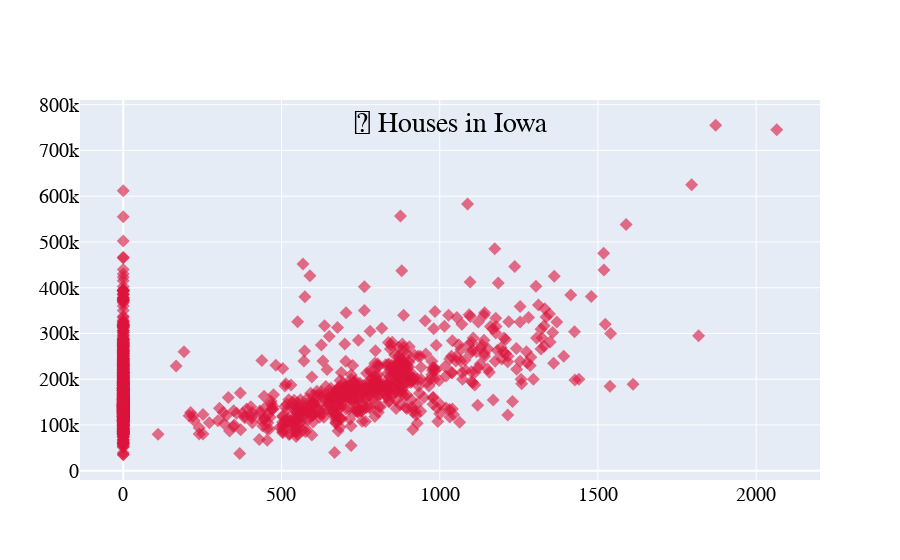
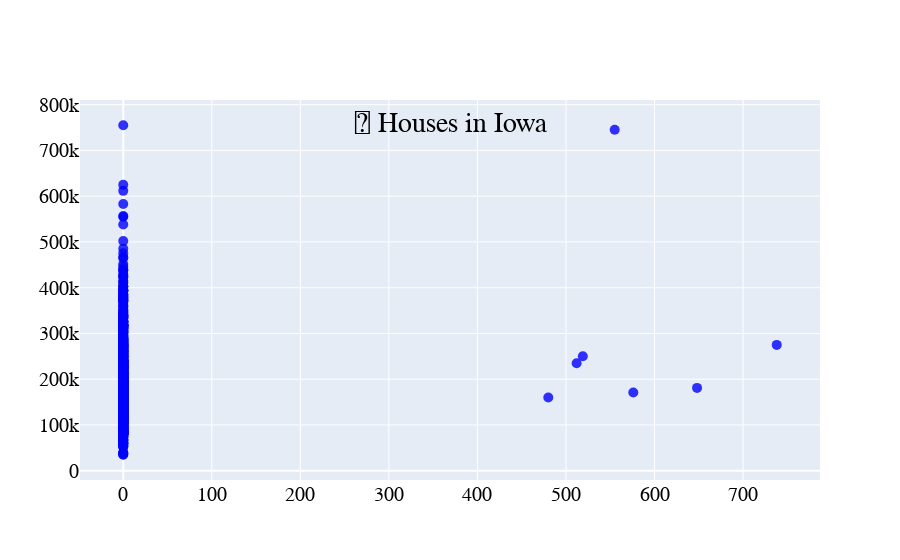
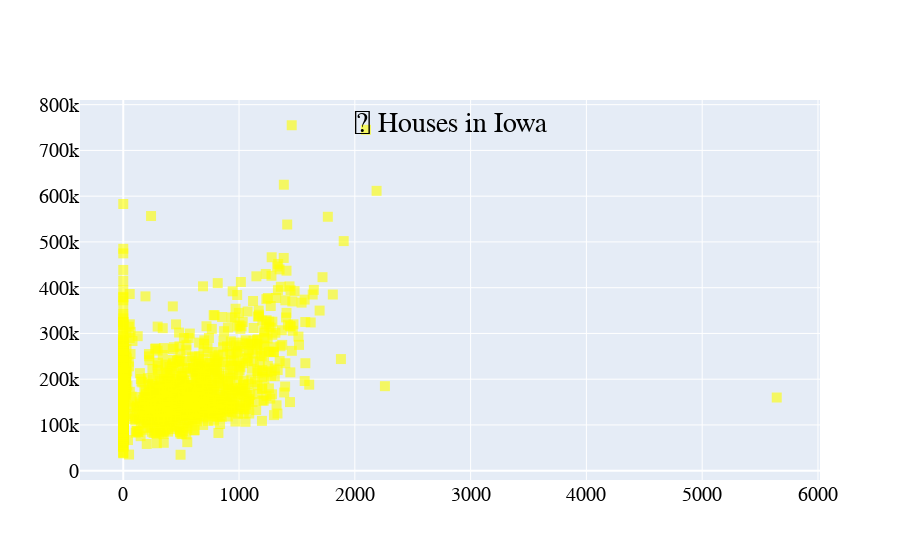
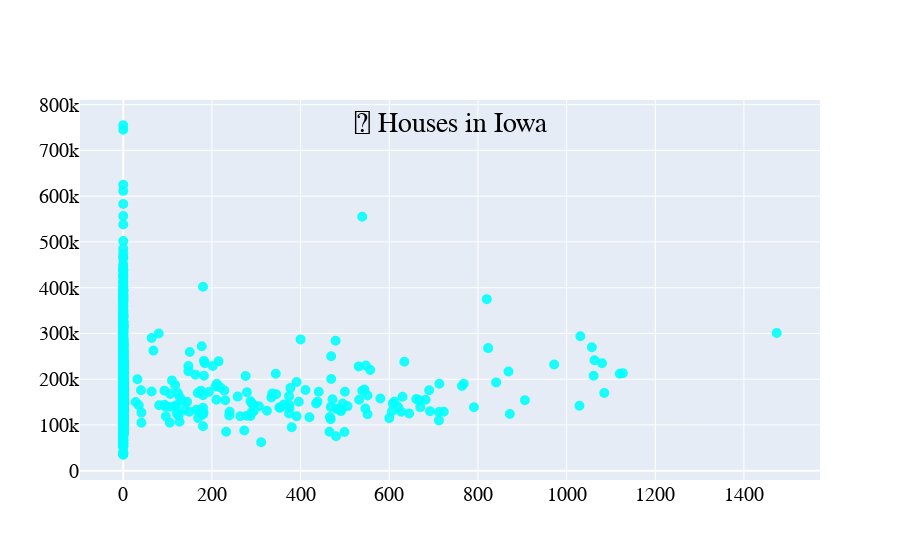

The notebook cell these images were saved under, in order:
### Markdown cell above
<h3>Extract the values from the dataframe</h3>

### Code cell
#Extracting the values from the data frame to numpy arrays
#Important you only need 5 of the columns list values not all
MSSubClass_train_list = train_data_final['MSSubClass'].values
MSSubClass_train_list = MSSubClass_train_list.reshape((train_data_final['MSSubClass'].values).shape[0],1)
LotArea_train_list = train_data_final['LotArea'].values
LotArea_train_list = LotArea_train_list.reshape((train_data_final['LotArea'].values).shape[0],1)
OverallQual_train_list = train_data_final['OverallQual'].values
OverallQual_train_list = OverallQual_train_list.reshape((train_data_final['OverallQual'].values).shape[0],1)
OverallCond_train_list = train_data_final['OverallCond'].values
OverallCond_train_list = OverallCond_train_list.reshape((train_data_final['OverallCond'].values).shape[0],1)
YearBuilt_train_list = train_data_final['YearBuilt'].values
YearBuilt_train_list = YearBuilt_train_list.reshape((train_data_final['YearBuilt'].values).shape[0],1)
YearRemodAdd_train_list = train_data_final['YearRemodAdd'].values
YearRemodAdd_train_list = YearRemodAdd_train_list.reshape((train_data_final['YearRemodAdd'].values).shape[0],1)
BsmtFinSF1_train_list = train_data_final['BsmtFinSF1'].values
BsmtFinSF1_train_list = BsmtFinSF1_train_list.reshape((train_data_final['BsmtFinSF1'].values).shape[0],1)
BsmtFinSF2_train_list = train_data_final['BsmtFinSF2'].values
BsmtFinSF2_train_list = BsmtFinSF2_train_list.reshape((train_data_final['BsmtFinSF2'].values).shape[0],1)
BsmtUnfSF_train_list = train_data_final['BsmtUnfSF'].values
BsmtUnfSF_train_list =  BsmtUnfSF_train_list.reshape((train_data_final['BsmtUnfSF'].values).shape[0],1)
TotalBsmtSF_train_list = train_data_final['TotalBsmtSF'].values
TotalBsmtSF_train_list = TotalBsmtSF_train_list.reshape((train_data_final['TotalBsmtSF'].values).shape[0],1)
FirstFlrSF_train_list = train_data_final['1stFlrSF'].values
FirstFlrSF_train_list = FirstFlrSF_train_list.reshape((train_data_final['1stFlrSF'].values).shape[0],1)
SecondFlrSF_train_list = train_data_final['2ndFlrSF'].values
SecondFlrSF_train_list = SecondFlrSF_train_list.reshape((train_data_final['2ndFlrSF'].values).shape[0],1)
LowQualFinSF_train_list = train_data_final['LowQualFinSF'].values
LowQualFinSF_train_list = LowQualFinSF_train_list.reshape((train_data_final['LowQualFinSF'].values).shape[0],1)
GrLivArea_train_list = train_data_final['GrLivArea'].values
GrLivArea_train_list = GrLivArea_train_list.reshape((train_data_final['GrLivArea'].values).shape[0],1)
BsmtFullBath_train_list = train_data_final['BsmtFullBath'].values
BsmtFullBath_train_list = BsmtFullBath_train_list.reshape((train_data_final['BsmtFullBath'].values).shape[0],1)
BsmtHalfBath_train_list = train_data_final['BsmtHalfBath'].values
BsmtHalfBath_train_list = BsmtHalfBath_train_list.reshape((train_data_final['BsmtHalfBath'].values).shape[0],1)
FullBath_train_list = train_data_final['FullBath'].values
FullBath_train_list = FullBath_train_list.reshape((train_data_final['FullBath'].values).shape[0],1)
HalfBath_train_list = train_data_final['HalfBath'].values
HalfBath_train_list = HalfBath_train_list.reshape((train_data_final['HalfBath'].values).shape[0],1)
BedroomAbvGr_train_list = train_data_final['BedroomAbvGr'].values
BedroomAbvGr_train_list = BedroomAbvGr_train_list.reshape((train_data_final['BedroomAbvGr'].values).shape[0],1)
KitchenAbvGr_train_list = train_data_final['KitchenAbvGr'].values
KitchenAbvGr_train_list = KitchenAbvGr_train_list.reshape((train_data_final['KitchenAbvGr'].values).shape[0],1)
TotRmsAbvGrd_train_list = train_data_final['TotRmsAbvGrd'].values
TotRmsAbvGrd_train_list = TotRmsAbvGrd_train_list.reshape((train_data_final['TotRmsAbvGrd'].values).shape[0],1)
Fireplaces_train_list = train_data_final['Fireplaces'].values
Fireplaces_train_list = Fireplaces_train_list.reshape((train_data_final['Fireplaces'].values).shape[0],1)
GarageCars_train_list = train_data_final['GarageCars'].values
GarageCars_train_list = GarageCars_train_list.reshape((train_data_final['GarageCars'].values).shape[0],1)
GarageArea_train_list = train_data_final['GarageArea'].values
GarageArea_train_list = GarageArea_train_list.reshape((train_data_final['GarageArea'].values).shape[0],1)
WoodDeckSF_train_list = train_data_final['WoodDeckSF'].values
WoodDeckSF_train_list = WoodDeckSF_train_list.reshape((train_data_final['WoodDeckSF'].values).shape[0],1)
OpenPorchSF_train_list = train_data_final['OpenPorchSF'].values
OpenPorchSF_train_list = OpenPorchSF_train_list.reshape((train_data_final['OpenPorchSF'].values).shape[0],1)
EnclosedPorch_train_list = train_data_final['EnclosedPorch'].values
EnclosedPorch_train_list = EnclosedPorch_train_list.reshape((train_data_final['EnclosedPorch'].values).shape[0],1)
ThirdSsnPorch_train_list = train_data_final['3SsnPorch'].values
ThirdSsnPorch_train_list = ThirdSsnPorch_train_list.reshape((train_data_final['3SsnPorch'].values).shape[0],1)
ScreenPorch_train_list = train_data_final['ScreenPorch'].values
ScreenPorch_train_list = ScreenPorch_train_list.reshape((train_data_final['ScreenPorch'].values).shape[0],1)
PoolArea_train_list = train_data_final['PoolArea'].values
PoolArea_train_list = PoolArea_train_list.reshape((train_data_final['PoolArea'].values).shape[0],1)
MiscVal_train_list = train_data_final['MiscVal'].values
MiscVal_train_list = MiscVal_train_list.reshape((train_data_final['MiscVal'].values).shape[0],1)
MoSold_train_list = train_data_final['MoSold'].values
MoSold_train_list = MoSold_train_list.reshape((train_data_final['MoSold'].values).shape[0],1)
YrSold_train_list = train_data_final['YrSold'].values
YrSold_train_list = YrSold_train_list.reshape((train_data_final['YrSold'].values).shape[0],1)
SalePrice_train_list = train_data_final['SalePrice'].values
SalePrice_train_list = SalePrice_train_list.reshape((train_data_final['SalePrice'].values).shape[0],1)

#Ploting the data in 2D scatters 2nd floor & Price
fig1 = go.Figure(data=[go.Scatter(x=list(SecondFlrSF_train_list[:,0]), y=list(SalePrice_train_list[:,0]),marker =dict(size=10, color= 'crimson', opacity= 0.6, symbol = 'diamond'),mode = 'markers')])
fig1.update_layout(
    title = {
        'text' : ' Houses in Iowa',
        'x': 0.5,
        'y': 0.8,
        'xanchor': 'center',
        'yanchor': 'top'
    },
    font = dict(
        family = 'agave NF',
        size = 20,
        color = 'Black'
    ),
    scene = dict(
        xaxis_title = 'Area 2nd Floor ',
        yaxis_title = 'Sale price '
    )

)
fig1.show()

#Ploting Pool Area & price
fig2 = go.Figure(data=[go.Scatter(x=list(PoolArea_train_list[:,0]), y=list(SalePrice_train_list[:,0]),marker =dict(size=10, color= 'blue', opacity= 0.8, symbol = 'circle'),mode = 'markers')])
fig2.update_layout(
    title = {
        'text' : ' Houses in Iowa',
        'x': 0.5,
        'y': 0.8,
        'xanchor': 'center',
        'yanchor': 'top'
    },
    font = dict(
        family = 'agave NF',
        size = 20,
        color = 'Black'
    ),
    scene = dict(
        xaxis_title = 'Area 2nd Floor ',
        yaxis_title = 'Sale price '
    )

)
fig2.show()

#Ploting Basement 1 area & price
fig3 = go.Figure(data=[go.Scatter(x=list(BsmtFinSF1_train_list[:,0]), y=list(SalePrice_train_list[:,0]),marker =dict(size=10, color= 'yellow', opacity= 0.6, symbol = 'square'),mode = 'markers')])
fig3.update_layout(
    title = {
        'text' : ' Houses in Iowa',
        'x': 0.5,
        'y': 0.8,
        'xanchor': 'center',
        'yanchor': 'top'
    },
    font = dict(
        family = 'agave NF',
        size = 20,
        color = 'Black'
    ),
    scene = dict(
        xaxis_title = 'Basement 1 area ',
        yaxis_title = 'Sale price '
    )

)
fig3.show()

#Ploting Basement 2 area & price 
fig4 = go.Figure(data=[go.Scatter(x=list(BsmtFinSF2_train_list[:,0]), y=list(SalePrice_train_list[:,0]),marker =dict(size=10, color= 'cyan', opacity= 0.9, symbol = 'circle-dot'),mode = 'markers')])
fig4.update_layout(
    title = {
        'text' : ' Houses in Iowa',
        'x': 0.5,
        'y': 0.8,
        'xanchor': 'center',
        'yanchor': 'top'
    },
    font = dict(
        family = 'agave NF',
        size = 20,
        color = 'Black'
    ),
    scene = dict(
        xaxis_title = 'Basement 2 area ',
        yaxis_title = 'Sale price '
    )

)
fig4.show()

#Ploting Garage & price
fig5 = go.Figure(data=[go.Scatter(x=list(GarageArea_train_list[:,0]), y=list(SalePrice_train_list[:,0]),marker =dict(size=10, color= 'pink', opacity= 0.8, symbol = 'circle'),mode = 'markers')])
fig5.update_layout(
    title = {
        'text' : ' Houses in Iowa',
        'x': 0.5,
        'y': 0.8,
        'xanchor': 'center',
        'yanchor': 'top'
    },
    font = dict(
        family = 'agave NF',
        size = 20,
        color = 'Black'
    ),
    scene = dict(
        xaxis_title = 'Garage area ',
        yaxis_title = 'Sale price '
    )

)
fig5.show()
#Ploting a 3D scatter for the Wood deck SF and PorchSF on the price 
fig6 = go.Figure(data=[go.Scatter3d(x=list(WoodDeckSF_train_list[:,0]), y=list(OpenPorchSF_train_list[:,0]), z=list(SalePrice_train_list[:,0]), marker =dict(size=6, color= 'black', opacity= 0.6, symbol = 'circle'),mode = 'markers')])
fig6.update_layout(
    title = {
        'text' : ' Houses in Iowa',
        'x': 0.5,
        'y': 0.8,
        'xanchor': 'center',
        'yanchor': 'top'
    },
    font = dict(
        family = 'agave NF',
        size = 15,
        color = 'Black'
    ),
    scene = dict(
        xaxis_title = 'Wood Deck SF [ft^2]',
        yaxis_title = 'Open Porch SF [ft^2]',
        zaxis_title = 'Sale Price $'
    )

)
fig6.show()

### Figure 1 — Plotly figure (JSON) as saved in the notebook; plotly's stock layout.template omitted (floating-point values rounded to 4 significant figures; data arrays with more than 128 entries replaced by an {"elided": "..."} marker saying what was removed)
{"data": [{"marker": {"color": "crimson", "opacity": 0.6, "size": 10, "symbol": "diamond"}, "mode": "markers", "type": "scatter", "x": {"elided": "1460 int values"}, "y": {"elided": "1460 int values"}}], "layout": {"font": {"color": "Black", "family": "agave NF", "size": 20}, "scene": {"xaxis": {"title": {"text": "Area 2nd Floor "}}, "yaxis": {"title": {"text": "Sale price "}}}, "title": {"text": " Houses in Iowa", "x": 0.5, "xanchor": "center", "y": 0.8, "yanchor": "top"}}}

### Figure 2 — Plotly figure (JSON) as saved in the notebook; plotly's stock layout.template omitted (floating-point values rounded to 4 significant figures; data arrays with more than 128 entries replaced by an {"elided": "..."} marker saying what was removed)
{"data": [{"marker": {"color": "blue", "opacity": 0.8, "size": 10, "symbol": "circle"}, "mode": "markers", "type": "scatter", "x": {"elided": "1460 int values"}, "y": {"elided": "1460 int values"}}], "layout": {"font": {"color": "Black", "family": "agave NF", "size": 20}, "scene": {"xaxis": {"title": {"text": "Area 2nd Floor "}}, "yaxis": {"title": {"text": "Sale price "}}}, "title": {"text": " Houses in Iowa", "x": 0.5, "xanchor": "center", "y": 0.8, "yanchor": "top"}}}

### Figure 3 — Plotly figure (JSON) as saved in the notebook; plotly's stock layout.template omitted (floating-point values rounded to 4 significant figures; data arrays with more than 128 entries replaced by an {"elided": "..."} marker saying what was removed)
{"data": [{"marker": {"color": "yellow", "opacity": 0.6, "size": 10, "symbol": "square"}, "mode": "markers", "type": "scatter", "x": {"elided": "1460 int values"}, "y": {"elided": "1460 int values"}}], "layout": {"font": {"color": "Black", "family": "agave NF", "size": 20}, "scene": {"xaxis": {"title": {"text": "Basement 1 area "}}, "yaxis": {"title": {"text": "Sale price "}}}, "title": {"text": " Houses in Iowa", "x": 0.5, "xanchor": "center", "y": 0.8, "yanchor": "top"}}}

### Figure 4 — Plotly figure (JSON) as saved in the notebook; plotly's stock layout.template omitted (floating-point values rounded to 4 significant figures; data arrays with more than 128 entries replaced by an {"elided": "..."} marker saying what was removed)
{"data": [{"marker": {"color": "cyan", "opacity": 0.9, "size": 10, "symbol": "circle-dot"}, "mode": "markers", "type": "scatter", "x": {"elided": "1460 int values"}, "y": {"elided": "1460 int values"}}], "layout": {"font": {"color": "Black", "family": "agave NF", "size": 20}, "scene": {"xaxis": {"title": {"text": "Basement 2 area "}}, "yaxis": {"title": {"text": "Sale price "}}}, "title": {"text": " Houses in Iowa", "x": 0.5, "xanchor": "center", "y": 0.8, "yanchor": "top"}}}
